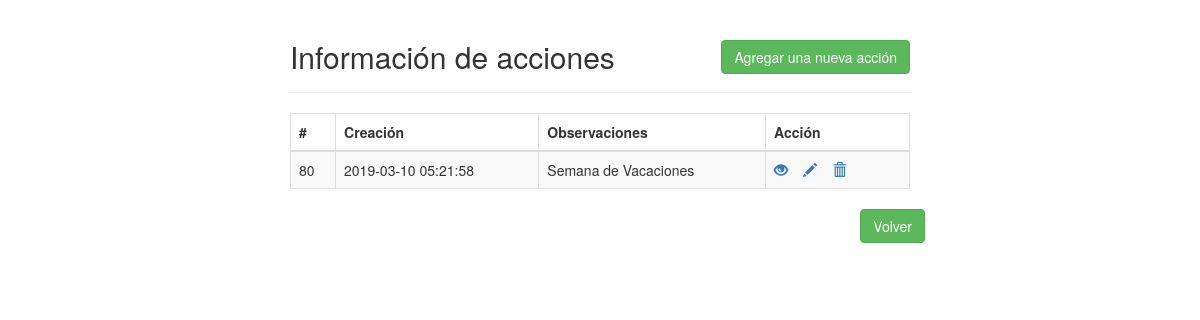
The page /acciones_gestor.php (signed in) on the database its author committed.
### tables this page shows
CREATE TABLE `acciones` (
  `idacciones` int(11) NOT NULL,
  `creacion` datetime NOT NULL,
  `idtipo` int(11) NOT NULL,
  `fechainicio` date NOT NULL,
  `fechafinal` date DEFAULT NULL,
  `observaciones` text
);

### acciones_gestor.php (the view, shortened to what this page needs)
<!DOCTYPE html>
<html lang="en">
<head>
    <link rel="stylesheet" href="https://maxcdn.bootstrapcdn.com/bootstrap/3.3.7/css/bootstrap.css">
</head>
<body>
    <div class="wrapper">
        <div class="container-fluid">
            <div class="row">
                <div class="col-md-12">
                    <div class="page-header clearfix">
                        <h2 class="pull-left">Información de acciones</h2>
                        <a href="crear_acciones.php" class="btn btn-success pull-right">Agregar una nueva acción</a>
                    </div>
                    <?php
                    require_once "config.php";
                    $sql = "SELECT * FROM acciones";
                    if($result = mysqli_query($link, $sql)){
                        if(mysqli_num_rows($result) > 0){
                            echo "<table class='table table-bordered table-striped'>";
                                echo "<thead>";
                                    echo "<tr>";
                                        echo "<th>#</th>";
                                        echo "<th> Creación</th>";
                                        echo "<th>Observaciones</th>";
                                        echo "<th>Acción</th>";
                                    echo "</tr>";
                                echo "</thead>";
                                echo "<tbody>";
                                while($row = mysqli_fetch_array($result)){
                                    echo "<tr>";
                                        echo "<td>" . $row['idacciones'] . "</td>";
                                        echo "<td>" . $row['creacion'] . "</td>";
                                        echo "<td>" . $row['observaciones'] . "</td>";                                       echo "<td>";
                                            echo "<a href='ver_acc_gestor.php?idacciones=". $row['idacciones'] ."' title='Ver' data-toggle='tooltip'><span class='glyphicon glyphicon-eye-open'></span></a>";
                                            echo "<a href='editar_acciones.php?idacciones=". $row['idacciones'] ."' title='Editar' data-toggle='tooltip'><span class='glyphicon glyphicon-pencil'></span></a>";
                                            echo "<a href='eliminar_acciones.php?idacciones=". $row['idacciones'] ."' title='Eliminar' data-toggle='tooltip'><span class='glyphicon glyphicon-trash'></span></a>";
                                        echo "</td>";
                                    echo "</tr>";
                                }
                                echo "</tbody>";
                            echo "</table>";
                        } else{
                            echo "<p class='lead'><em>No existen acciones registradas.</em></p>";
                        }
                    } else{
                        echo "ERROR " . mysqli_error($link);
                    }
                    ?>
                </div>
                <a href="menu1.php" class="btn btn-success pull-right">Volver</a>
            </div>
        </div>
    </div>
</body>
</html>

### acciones_gestor.php (style rules this page uses)
.wrapper { width: 650px; margin: 0 auto; }
.page-header h2 { margin-top: 0; }
table tr td:last-child a { margin-right: 15px; }

### rows shown on the page
acciones: idacciones "80", creacion "2019-03-10 05:21:58", observaciones "Semana de Vacaciones"
